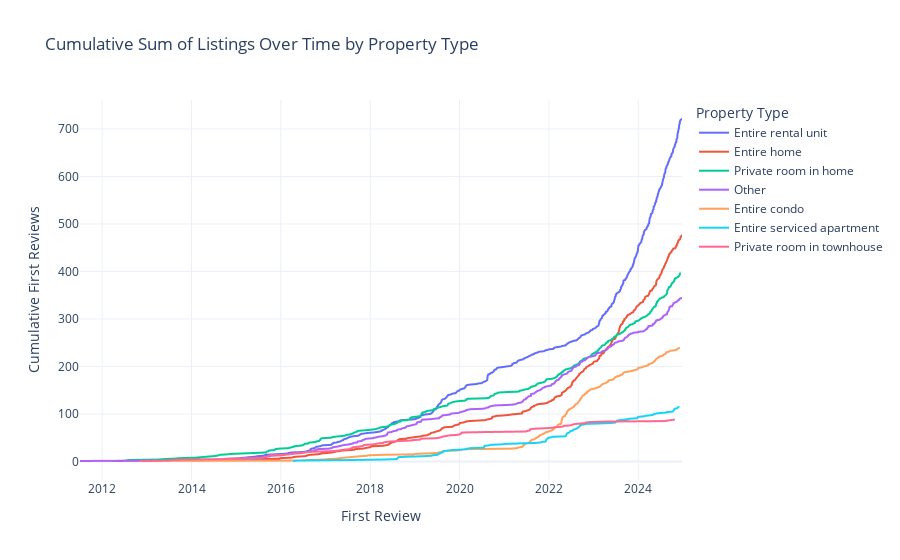

The code cell stored with this chart in its notebook:
### Markdown cell above
2. Growth of Listing Supply Over Time: A line chart which shows the growth of reviewed properties over time. Since the date the property was first listed is not available, this is used as a proxy.

### Code cell
# Group by 'first_review' and 'property_type' to count occurrences
listing_supply_counts = airbnb.groupby(['first_review', 'property_type']).size().reset_index(name='count')

# Compute cumulative sum for each 'property_type' over time
listing_supply_counts['cumulative_sum'] = listing_supply_counts.groupby('property_type')['count'].cumsum()

# Find the maximum cumulative sum for each property type
max_cumulative_sum_per_property = listing_supply_counts.groupby('property_type')['cumulative_sum'].max()

# Identify property types where the maximum cumulative sum is less than 80
small_property_types = max_cumulative_sum_per_property[max_cumulative_sum_per_property < 80].index

# Replace property types with max cumulative sum < 80 with "Other"
listing_supply_counts['property_type'] = listing_supply_counts['property_type'].apply(
    lambda x: 'Other' if x in small_property_types else x
)

# Recalculate cumulative sum after grouping smaller property types
listing_supply_counts['cumulative_sum'] = listing_supply_counts.groupby('property_type')['count'].cumsum()

# Rename columns
listing_supply_counts = listing_supply_counts.rename(columns={
    "cumulative_sum": "Cumulative First Reviews",
    "property_type": "Property Type",
    "first_review": "First Review"
}).sort_values(by = "Cumulative First Reviews", ascending = False)

# Create a line plot with sorted legend
fig_listing_supply = px.line(
    listing_supply_counts, 
    x='First Review', 
    y='Cumulative First Reviews', 
    color='Property Type', 
    template='plotly_white',
    title='Cumulative Sum of Listings Over Time by Property Type' 
)

# Show the plot
fig_listing_supply.show()

### Figure 1 — Plotly figure (JSON) as saved in the notebook; plotly's stock layout.template omitted (floating-point values rounded to 4 significant figures; data arrays with more than 128 entries replaced by an {"elided": "..."} marker saying what was removed)
{"data": [{"hovertemplate": "Property Type=Entire rental unit<br>First Review=%{x}<br>Cumulative First Reviews=%{y}<extra></extra>", "legendgroup": "Entire rental unit", "line": {"color": "#636efa", "dash": "solid"}, "marker": {"symbol": "circle"}, "mode": "lines", "name": "Entire rental unit", "showlegend": true, "type": "scattergl", "x": {"elided": "532 str values"}, "xaxis": "x", "y": {"elided": "532 int values"}, "yaxis": "y"}, {"hovertemplate": "Property Type=Entire home<br>First Review=%{x}<br>Cumulative First Reviews=%{y}<extra></extra>", "legendgroup": "Entire home", "line": {"color": "#EF553B", "dash": "solid"}, "marker": {"symbol": "circle"}, "mode": "lines", "name": "Entire home", "showlegend": true, "type": "scattergl", "x": {"elided": "375 str values"}, "xaxis": "x", "y": {"elided": "375 int values"}, "yaxis": "y"}, {"hovertemplate": "Property Type=Private room in home<br>First Review=%{x}<br>Cumulative First Reviews=%{y}<extra></extra>", "legendgroup": "Private room in home", "line": {"color": "#00cc96", "dash": "solid"}, "marker": {"symbol": "circle"}, "mode": "lines", "name": "Private room in home", "showlegend": true, "type": "scattergl", "x": {"elided": "355 str values"}, "xaxis": "x", "y": {"elided": "355 int values"}, "yaxis": "y"}, {"hovertemplate": "Property Type=Other<br>First Review=%{x}<br>Cumulative First Reviews=%{y}<extra></extra>", "legendgroup": "Other", "line": {"color": "#ab63fa", "dash": "solid"}, "marker": {"symbol": "circle"}, "mode": "lines", "name": "Other", "showlegend": true, "type": "scattergl", "x": {"elided": "337 str values"}, "xaxis": "x", "y": {"elided": "337 int values"}, "yaxis": "y"}, {"hovertemplate": "Property Type=Entire condo<br>First Review=%{x}<br>Cumulative First Reviews=%{y}<extra></extra>", "legendgroup": "Entire condo", "line": {"color": "#FFA15A", "dash": "solid"}, "marker": {"symbol": "circle"}, "mode": "lines", "name": "Entire condo", "showlegend": true, "type": "scattergl", "x": {"elided": "213 str values"}, "xaxis": "x", "y": {"elided": "213 int values"}, "yaxis": "y"}, {"hovertemplate": "Property Type=Entire serviced apartment<br>First Review=%{x}<br>Cumulative First Reviews=%{y}<extra></extra>", "legendgroup": "Entire serviced apartment", "line": {"color": "#19d3f3", "dash": "solid"}, "marker": {"symbol": "circle"}, "mode": "lines", "name": "Entire serviced apartment", "showlegend": true, "type": "scattergl", "x": ["2024-11-27T00:00:00", "2024-11-24T00:00:00", "2024-11-17T00:00:00", "2024-11-14T00:00:00", "2024-10-26T00:00:00", "2024-10-21T00:00:00", "2024-10-20T00:00:00", "2024-10-15T00:00:00", "2024-10-11T00:00:00", "2024-10-09T00:00:00", "2024-08-23T00:00:00", "2024-08-21T00:00:00", "2024-07-02T00:00:00", "2024-05-27T00:00:00", "2024-05-02T00:00:00", "2024-04-30T00:00:00", "2024-04-01T00:00:00", "2024-02-25T00:00:00", "2024-02-18T00:00:00", "2023-12-30T00:00:00", "2023-12-29T00:00:00", "2023-12-26T00:00:00", "2023-12-23T00:00:00", "2023-10-19T00:00:00", "2023-10-10T00:00:00", "2023-09-03T00:00:00", "2023-08-03T00:00:00", "2023-07-09T00:00:00", "2023-07-08T00:00:00", "2023-07-02T00:00:00", "2023-07-01T00:00:00", "2023-06-30T00:00:00", "2023-05-20T00:00:00", "2023-02-17T00:00:00", "2022-10-30T00:00:00", "2022-10-16T00:00:00", "2022-09-19T00:00:00", "2022-09-17T00:00:00", "2022-09-12T00:00:00", "2022-09-09T00:00:00", "2022-09-02T00:00:00", "2022-08-31T00:00:00", "2022-08-27T00:00:00", "2022-08-21T00:00:00", "2022-08-05T00:00:00", "2022-07-22T00:00:00", "2022-07-16T00:00:00", "2022-07-15T00:00:00", "2022-06-27T00:00:00", "2022-06-23T00:00:00", "2022-06-20T00:00:00", "2022-06-18T00:00:00", "2022-06-05T00:00:00", "2022-05-29T00:00:00", "2022-05-23T00:00:00", "2022-05-22T00:00:00", "2022-05-20T00:00:00", "2022-05-15T00:00:00", "2022-02-01T00:00:00", "2022-01-23T00:00:00", "2021-12-28T00:00:00", "2021-12-26T00:00:00", "2021-12-19T00:00:00", "2021-12-12T00:00:00", "2021-12-11T00:00:00", "2021-12-10T00:00:00", "2021-12-04T00:00:00", "2021-11-01T00:00:00", "2021-10-24T00:00:00", "2021-09-18T00:00:00", "2021-05-03T00:00:00", "2021-01-08T00:00:00", "2020-12-11T00:00:00", "2020-09-13T00:00:00", "2020-08-31T00:00:00", "2020-07-24T00:00:00", "2020-07-22T00:00:00", "2020-07-21T00:00:00", "2020-07-19T00:00:00", "2020-07-17T00:00:00", "2020-03-31T00:00:00", "2020-03-09T00:00:00", "2020-02-15T00:00:00", "2020-01-26T00:00:00", "2019-10-29T00:00:00", "2019-09-30T00:00:00", "2019-08-29T00:00:00", "2019-08-23T00:00:00", "2019-08-18T00:00:00", "2019-08-16T00:00:00", "2019-07-29T00:00:00", "2019-07-28T00:00:00", "2019-07-12T00:00:00", "2019-07-08T00:00:00", "2019-07-07T00:00:00", "2019-05-27T00:00:00", "2019-05-12T00:00:00", "2019-03-03T00:00:00", "2018-10-28T00:00:00", "2018-08-19T00:00:00", "2018-08-17T00:00:00", "2018-08-13T00:00:00", "2018-08-11T00:00:00", "2018-08-06T00:00:00", "2018-04-02T00:00:00", "2017-06-24T00:00:00", "2016-05-09T00:00:00", "2016-04-17T00:00:00"], "xaxis": "x", "y": [115, 114, 113, 112, 111, 110, 109, 107, 106, 105, 104, 103, 102, 101, 99, 98, 97, 96, 95, 94, 93, 92, 91, 90, 89, 88, 87, 86, 85, 84, 83, 82, 81, 80, 79, 78, 77, 76, 75, 74, 73, 72, 71, 70, 68, 67, 66, 65, 64, 63, 62, 61, 60, 59, 56, 55, 54, 53, 52, 51, 50, 49, 48, 47, 45, 44, 42, 41, 40, 39, 38, 37, 36, 35, 34, 33, 32, 31, 30, 29, 28, 27, 26, 25, 24, 23, 22, 21, 20, 19, 18, 17, 16, 15, 14, 13, 12, 11, 10, 9, 8, 7, 6, 5, 4, 3, 2, 1], "yaxis": "y"}, {"hovertemplate": "Property Type=Private room in townhouse<br>First Review=%{x}<br>Cumulative First Reviews=%{y}<extra></extra>", "legendgroup": "Private room in townhouse", "line": {"color": "#FF6692", "dash": "solid"}, "marker": {"symbol": "circle"}, "mode": "lines", "name": "Private room in townhouse", "showlegend": true, "type": "scattergl", "x": ["2024-10-20T00:00:00", "2024-09-21T00:00:00", "2024-08-26T00:00:00", "2024-08-07T00:00:00", "2023-04-10T00:00:00", "2022-12-02T00:00:00", "2022-10-28T00:00:00", "2022-10-23T00:00:00", "2022-10-08T00:00:00", "2022-08-06T00:00:00", "2022-07-16T00:00:00", "2022-07-09T00:00:00", "2022-06-26T00:00:00", "2022-05-01T00:00:00", "2022-04-29T00:00:00", "2022-04-15T00:00:00", "2022-02-12T00:00:00", "2022-02-06T00:00:00", "2021-12-04T00:00:00", "2021-09-14T00:00:00", "2021-08-01T00:00:00", "2021-07-31T00:00:00", "2021-07-30T00:00:00", "2021-07-24T00:00:00", "2021-07-01T00:00:00", "2021-06-26T00:00:00", "2020-08-01T00:00:00", "2020-01-21T00:00:00", "2020-01-20T00:00:00", "2020-01-12T00:00:00", "2020-01-11T00:00:00", "2020-01-02T00:00:00", "2019-12-12T00:00:00", "2019-10-12T00:00:00", "2019-09-21T00:00:00", "2019-08-30T00:00:00", "2019-08-11T00:00:00", "2019-08-01T00:00:00", "2019-07-20T00:00:00", "2019-06-24T00:00:00", "2019-03-03T00:00:00", "2019-02-15T00:00:00", "2019-02-14T00:00:00", "2018-12-17T00:00:00", "2018-11-26T00:00:00", "2018-08-25T00:00:00", "2018-06-10T00:00:00", "2018-05-07T00:00:00", "2018-04-21T00:00:00", "2018-04-15T00:00:00", "2018-03-04T00:00:00", "2018-02-17T00:00:00", "2018-01-29T00:00:00", "2017-11-19T00:00:00", "2017-11-07T00:00:00", "2017-11-05T00:00:00", "2017-10-18T00:00:00", "2017-09-24T00:00:00", "2017-08-15T00:00:00", "2017-08-06T00:00:00", "2017-08-05T00:00:00", "2017-07-21T00:00:00", "2017-07-16T00:00:00", "2017-06-04T00:00:00", "2017-05-05T00:00:00", "2017-04-17T00:00:00", "2017-03-11T00:00:00", "2016-11-13T00:00:00", "2016-08-15T00:00:00", "2016-07-19T00:00:00", "2016-06-30T00:00:00", "2016-05-30T00:00:00", "2016-03-19T00:00:00", "2016-03-10T00:00:00", "2016-01-29T00:00:00", "2015-10-05T00:00:00", "2015-09-29T00:00:00", "2015-09-17T00:00:00", "2015-09-05T00:00:00", "2015-08-09T00:00:00", "2015-07-30T00:00:00", "2015-04-28T00:00:00", "2014-11-24T00:00:00", "2014-09-12T00:00:00", "2013-10-18T00:00:00", "2013-07-29T00:00:00", "2013-06-13T00:00:00", "2012-11-18T00:00:00"], "xaxis": "x", "y": [88, 87, 86, 85, 84, 83, 82, 81, 80, 79, 78, 77, 76, 75, 74, 73, 72, 71, 70, 69, 68, 67, 66, 65, 64, 63, 62, 61, 60, 59, 58, 57, 56, 55, 54, 53, 52, 51, 50, 49, 48, 47, 46, 45, 44, 43, 42, 41, 40, 39, 38, 37, 36, 35, 34, 33, 32, 31, 30, 29, 28, 27, 26, 25, 24, 23, 22, 21, 20, 19, 18, 17, 16, 15, 14, 13, 12, 11, 10, 9, 8, 7, 6, 5, 4, 3, 2, 1], "yaxis": "y"}], "layout": {"legend": {"title": {"text": "Property Type"}, "tracegroupgap": 0}, "title": {"text": "Cumulative Sum of Listings Over Time by Property Type"}, "xaxis": {"anchor": "y", "domain": [0, 1], "title": {"text": "First Review"}}, "yaxis": {"anchor": "x", "domain": [0, 1], "title": {"text": "Cumulative First Reviews"}}}}
